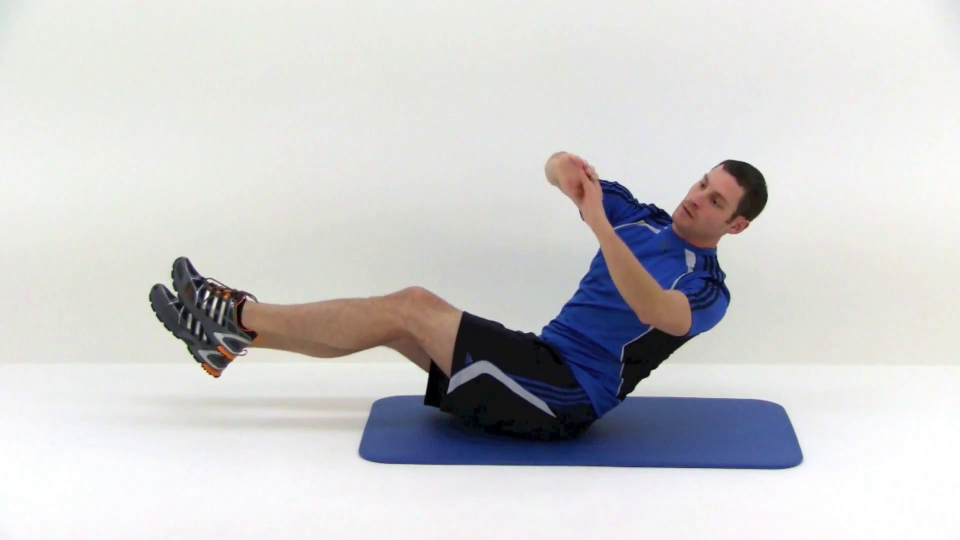
#> input picture data_manipulation/data_before/003546959.jpg, 1920 x 1080 px (shown at 1/2 size)
$ python -i main.py   (imports and definitions only)
#> lines starting #> are read from the running program, lines starting #| are printed output that depends on the picture
#> further down, picture is the input picture: shape (1080, 1920, 3); mean B, G, R 206.8, 205.7, 205.9
import os
import cv2
from PIL import ImageEnhance, Image
import numpy as np
import sys

net_PATH = 'C:\\Users\\netan\\PycharmProjects\\dataManipulation\\data_before'
Lior_Path = "/home/bravo8234/Desktop/study/final_project/git/Final_Project_Image_Ragistration/data_manipulation/data_before_back"
if sys.platform.startswith('linux'):
    PATH = Lior_Path
else:
    PATH = net_PATH

# [1 line that did not run here, left out]

images = []

# [8 lines not run here, left out]
# [1 line that did not run here, left out]
# cv2.imshow('image', image)
# cv2.waitKey(0)

# closing all open windows
# [1 line not run here, left out]

def gaussian_blur(img):
    return cv2.GaussianBlur(img, (13, 13), 0)

def median_blur(img):
    return cv2.medianBlur(img, 13)

def avg_blur(img):
    return cv2.blur(img, (13, 13))


# [14 lines of commented-out code are left out]


def image_contrast(img):
    img_cv = cv2.cvtColor(img, cv2.COLOR_BGR2RGB)

    # Convert the OpenCV image (numpy array) to a PIL Image
    img_pil = Image.fromarray(img_cv)

    # Create an enhancer object
    enhancer = ImageEnhance.Contrast(img_pil)

    # Enhance the contrast of the image
    img_enhanced = enhancer.enhance(5.0)
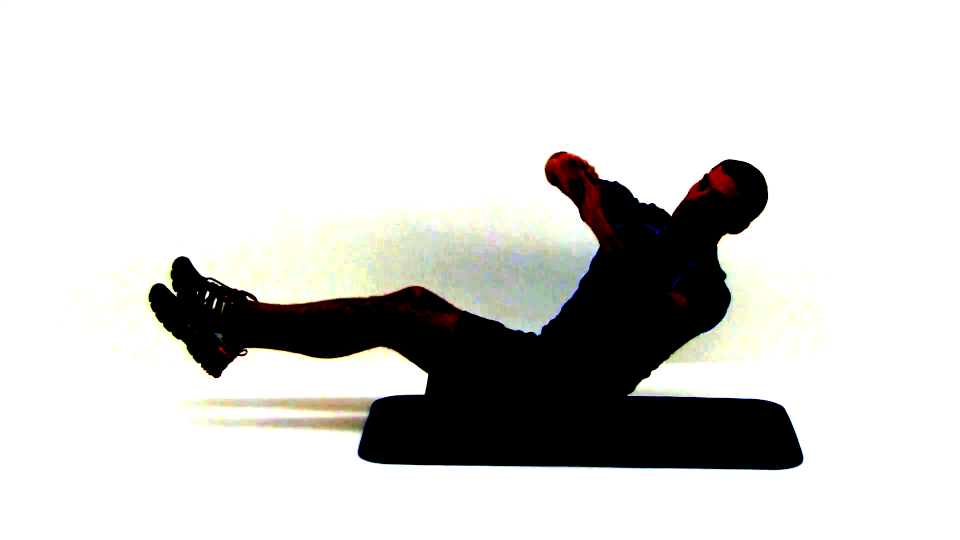
#> img_enhanced: PIL image 1920x1080 RGB (shown at 1/2 size); mean R, G, B 209.3, 209, 206.9

    # If you want to save the enhanced image with OpenCV, you need to convert it back to a numpy array and BGR color order
    img_enhanced_cv = cv2.cvtColor(np.array(img_enhanced), cv2.COLOR_RGB2BGR)
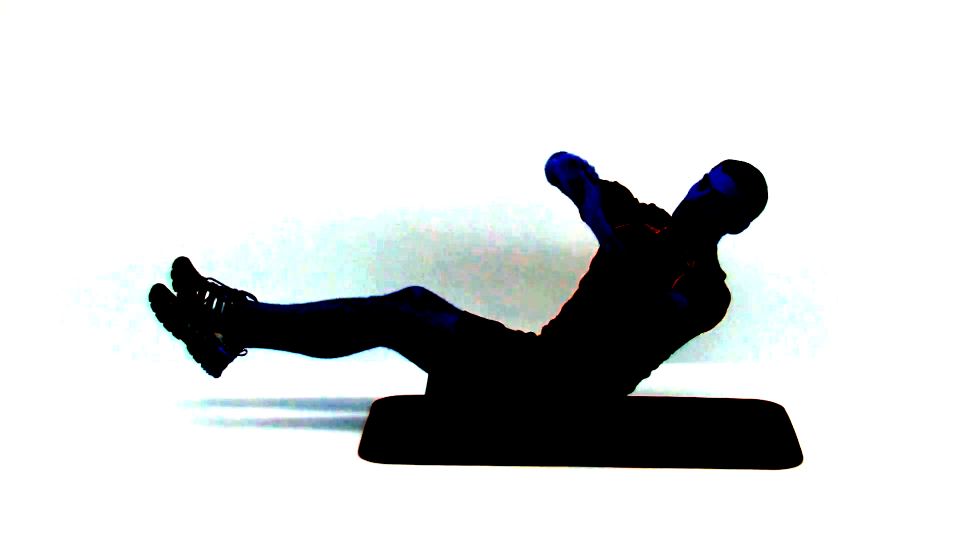
#> img_enhanced_cv: shape (1080, 1920, 3) (shown at 1/2 size); mean R, G, B 206.9, 209, 209.3
    return img_enhanced_cv


# [4 lines of commented-out code are left out]


def image_brightness(img):
    img_cv = cv2.cvtColor(img, cv2.COLOR_BGR2RGB)

    # Convert the OpenCV image (numpy array) to a PIL Image
    img_pil = Image.fromarray(img_cv)

    # Create an enhancer object
    enhancer = ImageEnhance.Brightness(img_pil)

    # Enhance the contrast of the image
    img_enhanced = enhancer.enhance(2.0)

    # If you want to save the enhanced image with OpenCV, you need to convert it back to a numpy array and BGR color order
    img_enhanced_cv = cv2.cvtColor(np.array(img_enhanced), cv2.COLOR_RGB2BGR)
    return img_enhanced_cv

# [4 lines of commented-out code are left out]

>>> import cv2
>>> picture = cv2.imread('data_before/003546959.jpg')
>>> result = image_contrast(picture)
